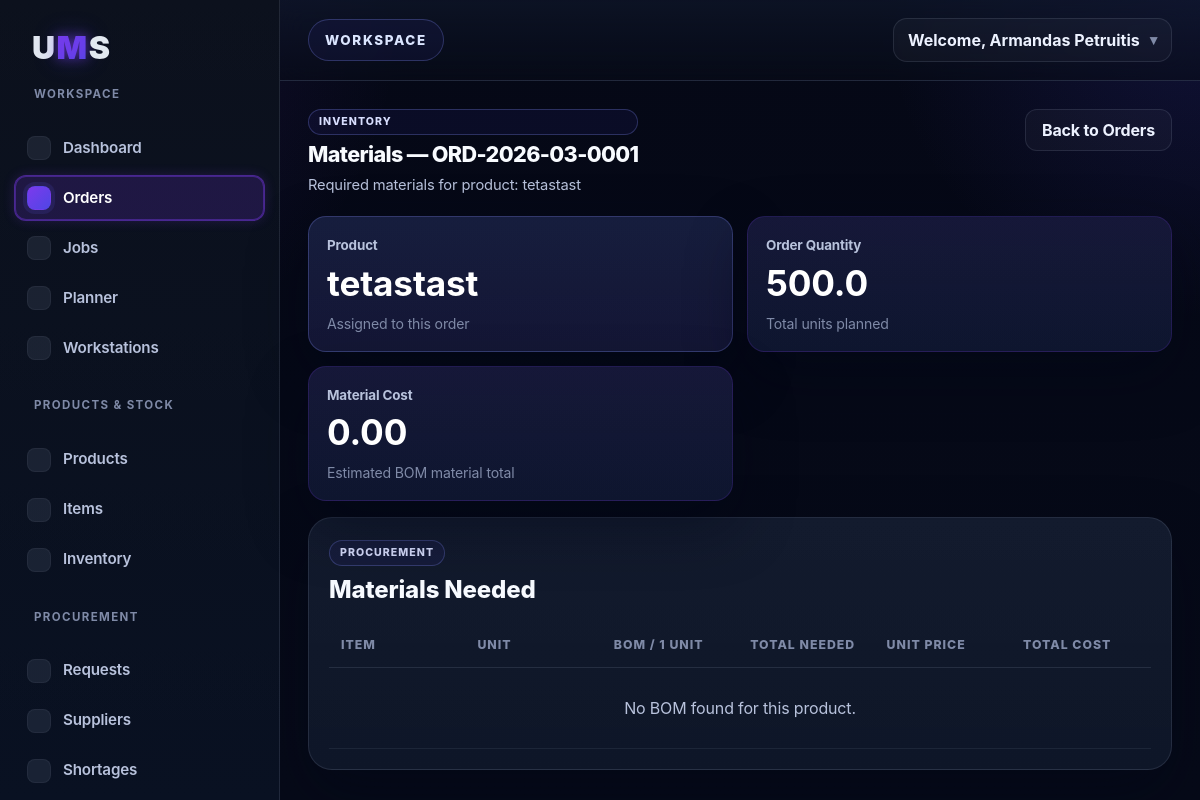
Screenshot of /orders/8/materials (signed in) with the database file from the repository.
### tables this page shows
CREATE TABLE orders (
        id INTEGER PRIMARY KEY AUTOINCREMENT,
        order_number TEXT,
        customer TEXT,
        status TEXT,
        due_date TEXT,
        priority TEXT
    , product_id INTEGER, quantity REAL DEFAULT 1, materials_reserved INTEGER NOT NULL DEFAULT 0, company_id INTEGER);

CREATE TABLE products (
        id INTEGER PRIMARY KEY AUTOINCREMENT,
        product_code TEXT NOT NULL,
        product_name TEXT NOT NULL,
        description TEXT,
        measurement_unit TEXT NOT NULL
    , time_per_unit REAL NOT NULL DEFAULT 0, stock_quantity REAL NOT NULL DEFAULT 0, company_id INTEGER);

### app.py (the view, shortened to what this page needs)
@app.route("/orders/<int:order_id>/materials")
def order_materials(order_id):
    if not is_logged_in():
        return redirect(url_for("login"))
    company_id = get_company_id()
    conn = sqlite3.connect("database.db")
    cursor = conn.cursor()
    cursor.execute("""
        SELECT
            o.id,
            o.order_number,
            o.quantity,
            p.id,
            p.product_name
        FROM orders o
        JOIN products p
          ON o.product_id = p.id
         AND p.company_id = o.company_id
        WHERE o.id = ? AND o.company_id = ?
    """, (order_id, company_id))
    order = cursor.fetchone()
    if not order:
        conn.close()
        return redirect(url_for("orders"))
    product_id = order[3]
    order_quantity = float(order[2] or 0)
    per_unit_exploded = explode_bom_items_recursive(
        cursor,
        product_id,
        1,
        company_id=company_id
    )
    total_exploded = explode_bom_items_recursive(
        cursor,
        product_id,
        order_quantity,
        company_id=company_id
    )
    materials = []
    total_material_cost = 0
    item_ids = list(total_exploded.keys())
    conn.close()
    return render_template(
        "order_materials.html",
        order={
            "order_number": order[1],
            "quantity": order_quantity,
            "product_name": order[4]
        },
        materials=materials,
        total_material_cost=total_material_cost,
        active_page="orders"
    )

### app.py (called while the page is built, shortened)
def is_logged_in():
    return "user_id" in session

def get_company_id():
    company_id = session.get("company_id")
    if not company_id:
        raise ValueError("Missing company_id in session.")
    return company_id

def explode_bom_items_recursive(cursor, product_id, required_quantity, collected=None, path=None, company_id=None):
    if collected is None:
        collected = {}
    if path is None:
        path = []
    if company_id is None:
        raise ValueError("company_id is required.")
    if product_id in path:
        raise ValueError("Circular BOM detected.")
    current_path = path + [product_id]
    cursor.execute("""
        SELECT
            component_type,
            item_id,
            child_product_id,
            quantity
        FROM bom
        WHERE product_id = ?
          AND company_id = ?
        ORDER BY id ASC
    """, (product_id, company_id))
    rows = cursor.fetchall()
    return collected

def get_current_user_role():
    return (session.get("user_role") or "worker").strip().lower()

def get_role_default_permissions(role):
    return set(ROLE_DEFAULT_PERMISSIONS.get((role or "worker").lower(), set()))

def get_user_permission_overrides(user_id):
    conn = sqlite3.connect("database.db")
    cursor = conn.cursor()
    cursor.execute("""
        SELECT permission_key, allowed
        FROM user_permissions
        WHERE user_id = ?
    """, (user_id,))
    rows = cursor.fetchall()
    conn.close()
    overrides = {}
    for permission_key, allowed in rows:
        overrides[permission_key] = bool(allowed)
    return overrides

def get_effective_permissions(user_id=None, role=None):
    if user_id is None:
        user_id = session.get("user_id")
    if role is None:
        role = get_current_user_role()
    permissions = set(get_role_default_permissions(role))
    overrides = get_user_permission_overrides(user_id)
    for permission_key, allowed in overrides.items():
        if allowed:
            permissions.add(permission_key)
        else:
            permissions.discard(permission_key)
    return permissions

@app.context_processor
def inject_permissions():
    effective_permissions = get_effective_permissions()
    return {
        "current_user_role": get_current_user_role(),
        "effective_permissions": effective_permissions,
        "has_permission_ui": lambda permission_key: permission_key in effective_permissions,
        "all_permission_keys": ALL_PERMISSION_KEYS,
    }

### templates/order_materials.html (shortened to what this page needs)
{% extends "base.html" %}
{% block content %}
<div class="jobs-header">
  <div class="jobs-header-left">
    <span class="eyebrow-label">Inventory</span>
    <h1>Materials — {{ order.order_number }}</h1>
    <p>Required materials for product: {{ order.product_name }}</p>
  </div>
  <div class="jobs-header-right">
    <a href="{{ url_for('orders') }}" class="dashboard-btn secondary">Back to Orders</a>
  </div>
</div>
<div class="dashboard-stats section-spacing">
  <div class="stat-card stat-card-accent">
    <span class="stat-label">Product</span>
    <strong>{{ order.product_name }}</strong>
    <span class="stat-meta">Assigned to this order</span>
  </div>
  <div class="stat-card">
    <span class="stat-label">Order Quantity</span>
    <strong>{{ order.quantity }}</strong>
    <span class="stat-meta">Total units planned</span>
  </div>
  <div class="stat-card">
    <span class="stat-label">Material Cost</span>
    <strong>{{ '%.2f'|format(total_material_cost) }}</strong>
    <span class="stat-meta">Estimated BOM material total</span>
  </div>
</div>
<div class="dashboard-table-card">
  <div class="card-header">
    <div>
      <span class="card-kicker">Procurement</span>
      <h4>Materials Needed</h4>
    </div>
  </div>
  <div class="table-wrapper">
    <table class="orders-table product-flow-table">
      <thead>
        <tr>
          <th>Item</th>
          <th>Unit</th>
          <th>BOM / 1 Unit</th>
          <th>Total Needed</th>
          <th>Unit Price</th>
          <th>Total Cost</th>
        </tr>
      </thead>
      <tbody>
        {% if materials %}
          {% for m in materials %}
            <tr>
              <td data-label="Item">
                <div class="product-cell">
                  <strong>{{ m.item_name }}</strong>
                  <span class="product-sub">{{ m.item_code }}</span>
                </div>
              </td>
              <td data-label="Unit">{{ m.unit }}</td>
              <td data-label="BOM / 1 Unit">{{ m.bom_quantity }}</td>
              <td data-label="Total Needed">{{ m.total_quantity }}</td>
              <td data-label="Unit Price">{{ "%.2f"|format(m.unit_price) }}</td>
              <td data-label="Total Cost"><strong>{{ "%.2f"|format(m.total_cost) }}</strong></td>
            </tr>
          {% endfor %}
        {% else %}
          <tr>
            <td colspan="6" class="empty-table-message">No BOM found for this product.</td>
          </tr>
        {% endif %}
      </tbody>
    </table>
  </div>
</div>
{% endblock %}

### rows the page displays
orders: order_number "ORD-2026-03-0001", quantity "500.0"
products: product_name "tetastast"

### other values shown
{{ session.get('user_name') }} "Armandas Petruitis"
{{ '%.2f'|format(total_material_cost) }} "0.00"
